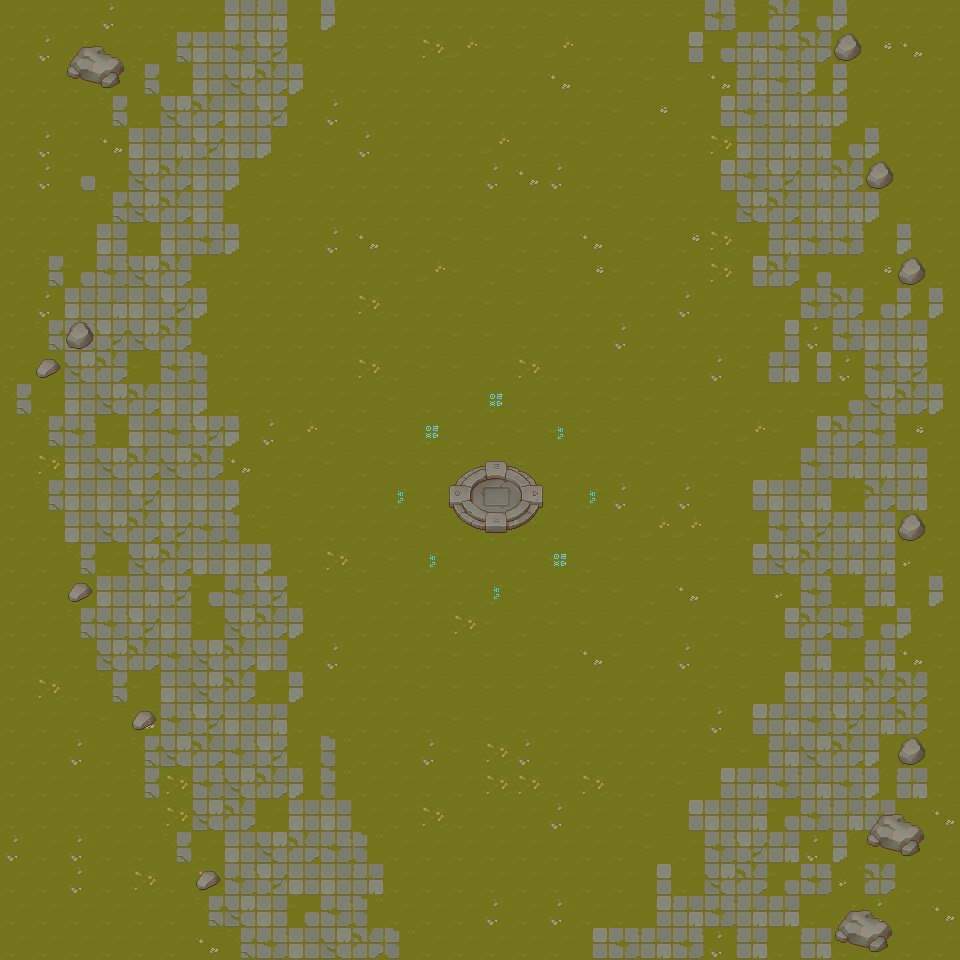

A 2D game scene composited from a Tiled map and its tileset images. What follows is a short description and the map's XML, with every tile layer's data as written:
An orthogonal 30x30 tile map with 32x32 px tiles, 2 tile layers (Capa de patrones 1, Capa de patrones 2), 2 tilesets.

<map version="1.10" tiledversion="1.10.2" orientation="orthogonal" renderorder="right-down" width="30" height="30" tilewidth="32" tileheight="32" infinite="0" nextlayerid="3" nextobjectid="1">
 <tileset firstgid="1" source="TX Tileset Grass.tsx" />
 <tileset firstgid="65" source="TX Props.tsx" />
 <layer id="1" name="Capa de patrones 1" width="30" height="30">
  <data encoding="csv">
10,10,10,22,10,10,10,33,34,10,44,10,10,10,10,10,10,3,3,3,3,3,41,3,50,56,44,10,10,10,
10,22,10,10,10,51,33,41,42,10,3,3,3,30,15,3,3,15,10,10,10,35,56,34,41,50,10,14,7,10,
10,10,10,10,51,10,33,49,50,44,10,10,10,10,10,10,10,7,10,10,3,3,7,34,41,44,44,10,10,10,
10,10,10,51,10,49,50,33,42,10,22,10,10,10,10,10,10,10,10,3,14,10,35,41,34,34,44,10,10,10,
10,22,10,7,33,34,42,33,44,10,3,22,10,10,10,15,10,10,3,10,10,10,30,33,34,34,56,44,10,10,
10,22,56,10,49,50,33,44,3,3,10,10,10,10,10,22,7,22,10,10,3,3,35,41,42,34,50,10,10,10,
10,10,10,51,49,50,33,3,10,10,10,10,10,10,10,3,10,10,10,3,10,10,10,49,50,34,34,44,10,10,
10,10,10,33,10,33,41,44,10,10,22,7,10,10,3,3,10,10,7,10,3,14,30,10,34,41,41,10,44,10,
10,51,56,41,49,50,10,10,10,10,10,10,10,15,3,10,3,3,14,3,10,10,30,35,50,56,10,14,10,10,
10,22,33,34,33,42,44,10,10,10,10,30,10,10,10,3,3,10,10,10,10,22,10,10,10,41,50,56,44,44,
10,51,41,42,49,50,10,10,10,10,10,10,10,10,3,3,10,10,10,22,10,10,10,10,35,22,41,33,34,10,
10,10,49,50,3,41,52,10,10,10,10,30,10,3,3,10,30,10,10,10,10,10,22,3,34,35,22,41,42,10,
51,10,33,49,50,33,44,10,10,10,10,10,3,10,10,10,10,10,10,3,3,3,10,10,10,10,56,49,50,44,
10,51,41,10,33,41,42,44,22,15,10,3,3,10,10,10,3,3,3,3,10,3,10,15,3,35,50,41,14,10,
10,30,33,49,50,49,50,7,10,10,3,10,3,3,3,3,3,10,10,10,3,10,10,3,10,41,34,34,34,10,
10,51,33,33,42,33,33,44,10,3,10,10,10,10,3,3,10,10,10,22,10,22,3,35,33,34,10,50,34,10,
10,10,33,49,50,42,41,52,3,10,10,10,10,3,10,10,10,10,3,10,15,15,10,10,41,42,34,34,10,10,
10,10,51,10,49,50,33,33,44,10,30,10,3,10,10,10,10,3,10,3,3,3,3,35,49,50,34,34,31,10,
10,10,10,33,34,42,56,41,42,10,3,3,10,10,10,10,3,10,3,3,10,7,3,3,31,41,10,34,10,44,
10,10,51,41,42,33,3,49,50,44,10,10,10,10,30,3,10,3,3,10,3,10,10,3,35,50,41,56,44,10,
10,10,10,49,50,41,49,50,33,10,22,10,10,10,3,3,3,10,7,3,10,22,10,3,3,34,10,34,7,10,
10,30,10,51,3,33,49,50,10,44,10,10,10,3,3,3,3,3,10,10,10,10,3,3,35,33,34,50,50,10,
10,10,10,3,7,41,42,33,34,10,10,10,10,10,3,3,10,10,10,10,10,10,22,35,34,41,42,34,50,10,
10,10,22,10,51,49,50,41,42,10,52,10,10,22,3,30,22,10,10,10,10,10,3,3,34,49,50,44,10,10,
10,10,10,10,51,30,41,49,50,44,52,10,10,10,10,30,30,10,30,10,10,3,35,34,41,34,41,44,34,10,
10,10,10,10,10,30,49,50,10,33,33,10,10,30,10,10,10,22,10,10,3,35,33,34,56,41,34,34,10,7,
22,10,22,10,10,51,10,33,49,50,41,52,10,10,10,10,10,10,10,10,3,10,41,42,34,22,44,10,10,10,
10,10,22,10,30,10,30,41,42,33,33,34,10,10,10,10,10,10,10,10,35,10,49,50,56,41,31,50,10,10,
10,10,10,10,10,10,51,49,33,56,41,52,10,10,10,22,10,22,10,10,35,34,41,34,34,10,10,22,10,7,
10,10,10,10,10,10,7,51,41,33,49,50,52,10,10,10,10,10,35,41,34,41,22,34,10,34,10,10,10,10
</data>
 </layer>
 <layer id="2" name="Capa de patrones 2" width="30" height="30">
  <data encoding="csv">
0,0,0,0,0,0,0,0,0,0,0,0,0,0,0,0,0,0,0,0,0,0,0,0,0,0,0,0,0,0,
0,0,273,274,0,0,0,0,0,0,0,0,0,0,0,0,0,0,0,0,0,0,0,0,0,0,310,0,0,0,
0,0,289,290,0,0,0,0,0,0,0,0,0,0,0,0,0,0,0,0,0,0,0,0,0,0,0,0,0,0,
0,0,0,0,0,0,0,0,0,0,0,0,0,0,0,0,0,0,0,0,0,0,0,0,0,0,0,0,0,0,
0,0,0,0,0,0,0,0,0,0,0,0,0,0,0,0,0,0,0,0,0,0,0,0,0,0,0,0,0,0,
0,0,0,0,0,0,0,0,0,0,0,0,0,0,0,0,0,0,0,0,0,0,0,0,0,0,0,310,0,0,
0,0,0,0,0,0,0,0,0,0,0,0,0,0,0,0,0,0,0,0,0,0,0,0,0,0,0,0,0,0,
0,0,0,0,0,0,0,0,0,0,0,0,0,0,0,0,0,0,0,0,0,0,0,0,0,0,0,0,0,0,
0,0,0,0,0,0,0,0,0,0,0,0,0,0,0,0,0,0,0,0,0,0,0,0,0,0,0,0,310,0,
0,0,0,0,0,0,0,0,0,0,0,0,0,0,0,0,0,0,0,0,0,0,0,0,0,0,0,0,0,0,
0,0,310,0,0,0,0,0,0,0,0,0,0,0,0,0,0,0,0,0,0,0,0,0,0,0,0,0,0,0,
0,308,0,0,0,0,0,0,0,0,0,0,0,0,0,0,0,0,0,0,0,0,0,0,0,0,0,0,0,0,
0,0,0,0,0,0,0,0,0,0,0,0,0,0,0,203,0,0,0,0,0,0,0,0,0,0,0,0,0,0,
0,0,0,0,0,0,0,0,0,0,0,0,0,203,0,0,0,169,0,0,0,0,0,0,0,0,0,0,0,0,
0,0,0,0,0,0,0,0,0,0,0,0,0,0,204,205,206,0,0,0,0,0,0,0,0,0,0,0,0,0,
0,0,0,0,0,0,0,0,0,0,0,0,169,0,220,221,222,0,169,0,0,0,0,0,0,0,0,0,0,0,
0,0,0,0,0,0,0,0,0,0,0,0,0,0,236,237,238,0,0,0,0,0,0,0,0,0,0,0,310,0,
0,0,0,0,0,0,0,0,0,0,0,0,0,169,0,0,0,203,0,0,0,0,0,0,0,0,0,0,0,0,
0,0,308,0,0,0,0,0,0,0,0,0,0,0,0,169,0,0,0,0,0,0,0,0,0,0,0,0,0,0,
0,0,0,0,0,0,0,0,0,0,0,0,0,0,0,0,0,0,0,0,0,0,0,0,0,0,0,0,0,0,
0,0,0,0,0,0,0,0,0,0,0,0,0,0,0,0,0,0,0,0,0,0,0,0,0,0,0,0,0,0,
0,0,0,0,0,0,0,0,0,0,0,0,0,0,0,0,0,0,0,0,0,0,0,0,0,0,0,0,0,0,
0,0,0,0,308,0,0,0,0,0,0,0,0,0,0,0,0,0,0,0,0,0,0,0,0,0,0,0,0,0,
0,0,0,0,0,0,0,0,0,0,0,0,0,0,0,0,0,0,0,0,0,0,0,0,0,0,0,0,310,0,
0,0,0,0,0,0,0,0,0,0,0,0,0,0,0,0,0,0,0,0,0,0,0,0,0,0,0,0,0,0,
0,0,0,0,0,0,0,0,0,0,0,0,0,0,0,0,0,0,0,0,0,0,0,0,0,0,0,273,274,0,
0,0,0,0,0,0,0,0,0,0,0,0,0,0,0,0,0,0,0,0,0,0,0,0,0,0,0,289,290,0,
0,0,0,0,0,0,308,0,0,0,0,0,0,0,0,0,0,0,0,0,0,0,0,0,0,0,0,0,0,0,
0,0,0,0,0,0,0,0,0,0,0,0,0,0,0,0,0,0,0,0,0,0,0,0,0,0,273,274,0,0,
0,0,0,0,0,0,0,0,0,0,0,0,0,0,0,0,0,0,0,0,0,0,0,0,0,0,289,290,0,0
</data>
 </layer>
</map>
